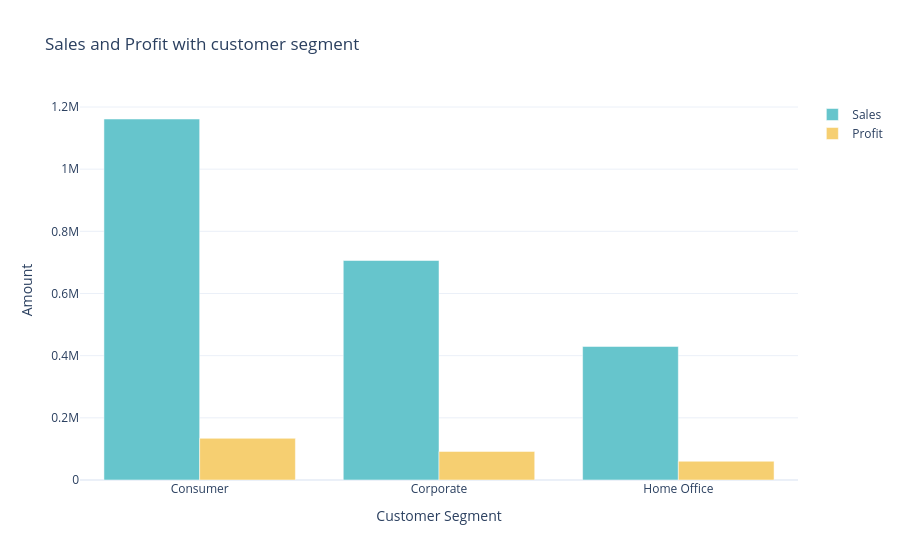

This figure's notebook cell:
### Code cell
Sales_and_Profit_by_segment = data.groupby('Segment').agg({'Sales':'sum','Profit':'sum'}).reset_index()
fig_6 = gp.Figure()
color_palette= colors.qualitative.Pastel
fig_6.add_traces(gp.Bar(x= Sales_and_Profit_by_segment['Segment'],
                       y = Sales_and_Profit_by_segment['Sales'],
                       name= 'Sales',
                       marker_color= color_palette[0]))

fig_6.add_traces(gp.Bar(x= Sales_and_Profit_by_segment['Segment'],
                       y=Sales_and_Profit_by_segment['Profit'],
                       name= 'Profit',
                      marker_color= color_palette[1]))
fig_6.update_layout(title= 'Sales and Profit with customer segment ',
                    xaxis_title = 'Customer Segment',yaxis_title = 'Amount' )

fig_6.show()

### Figure 1 — Plotly figure (JSON) as saved in the notebook; plotly's stock layout.template omitted (floating-point values rounded to 4 significant figures)
{"data": [{"marker": {"color": "rgb(102, 197, 204)"}, "name": "Sales", "type": "bar", "x": ["Consumer", "Corporate", "Home Office"], "y": [1161000.0, 706100.0, 429700.0]}, {"marker": {"color": "rgb(246, 207, 113)"}, "name": "Profit", "type": "bar", "x": ["Consumer", "Corporate", "Home Office"], "y": [134100.0, 91980.0, 60300.0]}], "layout": {"title": {"text": "Sales and Profit with customer segment "}, "xaxis": {"title": {"text": "Customer Segment"}}, "yaxis": {"title": {"text": "Amount"}}}}
